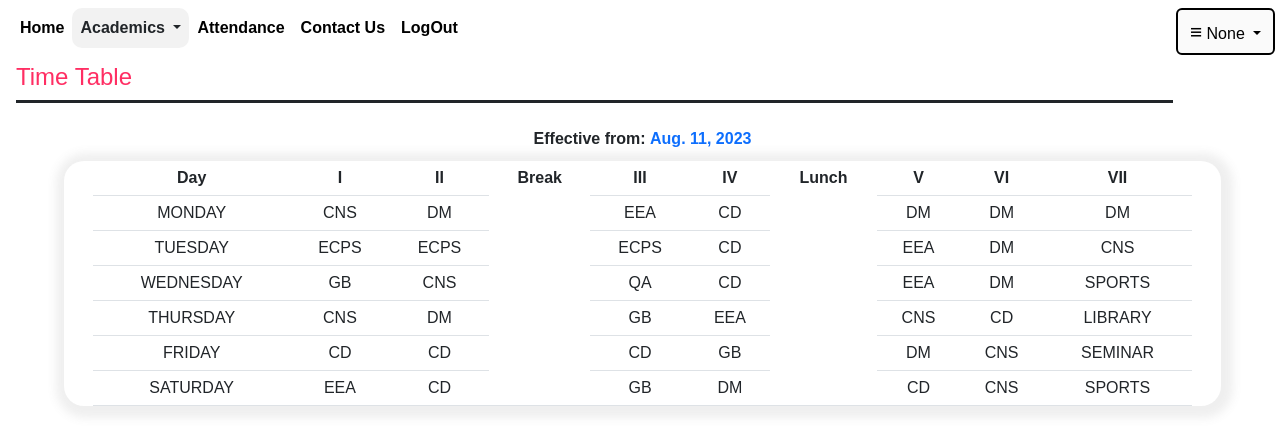
/displaytimetable, run on the app's committed database.
### user/models.py (models this page shows, shortened)
class TimeTable(models.Model):
    date=models.DateTimeField(default=timezone.now)
    Year=models.IntegerField()
    Dept=models.CharField(max_length=20)
    Day=models.CharField(max_length=20,default="sunday",primary_key=True)
    C1=models.CharField(max_length=20)
    C2=models.CharField(max_length=20)
    C3=models.CharField(max_length=20)
    C4=models.CharField(max_length=20)
    C5=models.CharField(max_length=20)
    C6=models.CharField(max_length=20)
    C7=models.CharField(max_length=20,default="")

### user/views.py (the view)
# urls.py: path('displaytimetable',views.displaytimetable),
def displaytimetable(request):
    uname=request.session.get('uname')
    name=request.session.get('name')
    tt=TimeTable.objects.all()
    return render(request,'displaytimetable.html',{'tt':tt,'date':tt[0].date.date(),'assignments':assignments,'uname':uname,'name':name})

### user/templates/displaytimetable.html (shortened to what this page needs)
{% extends 'base.html'%}
{% block content%}
<div class="h4 pb-2 mb-4 mx- border-bottom border-3 mx-3 border-dark underline" style="color:#FF2E63;width:90vw;">
    Time Table
</div>
<center>
<strong class="date" style="">Effective from: <span style="color:#0d6efd"><b>{{date}}</b></span></strong>
<div class="main">
<table class="table table-hover mx-3 timetable" >
    <tr>
        <th>Day</th><th>I</th><th>II</th><th rowspan="7">Break</th><th>III</th><th>IV</th><th rowspan="7">Lunch</th><th>V</th><th>VI</th><th>VII</th>
    </tr>
    {% for x in tt%}
    <tr>
        <td>{{x.Day}}</td><td>{{x.C1}}</td><td>{{x.C2}}</td><td>{{x.C3}}</td><td>{{x.C4}}</td><td>{{x.C5}}</td><td>{{x.C6}}</td><td>{{x.C7}}</td>
    </tr>
    {% endfor %}
</table>
</center>
  <br>
  <br>
{% endblock%}

### data on the page
TimeTable: Day "MONDAY", C1 "CNS", C2 "DM", C3 "EEA", C4 "CD", C5 "DM", C6 "DM", C7 "DM"
TimeTable: Day "TUESDAY", C1 "ECPS", C2 "ECPS", C3 "ECPS", C4 "CD", C5 "EEA", C6 "DM", C7 "CNS"
TimeTable: Day "WEDNESDAY", C1 "GB", C2 "CNS", C3 "QA", C4 "CD", C5 "EEA", C6 "DM", C7 "SPORTS"
TimeTable: Day "THURSDAY", C1 "CNS", C2 "DM", C3 "GB", C4 "EEA", C5 "CNS", C6 "CD", C7 "LIBRARY"
TimeTable: Day "FRIDAY", C1 "CD", C2 "CD", C3 "CD", C4 "GB", C5 "DM", C6 "CNS", C7 "SEMINAR"
TimeTable: Day "SATURDAY", C1 "EEA", C2 "CD", C3 "GB", C4 "DM", C5 "CD", C6 "CNS", C7 "SPORTS"

### other printed values
{{ uname }} "None"
{{ date }} "Aug. 11, 2023"
